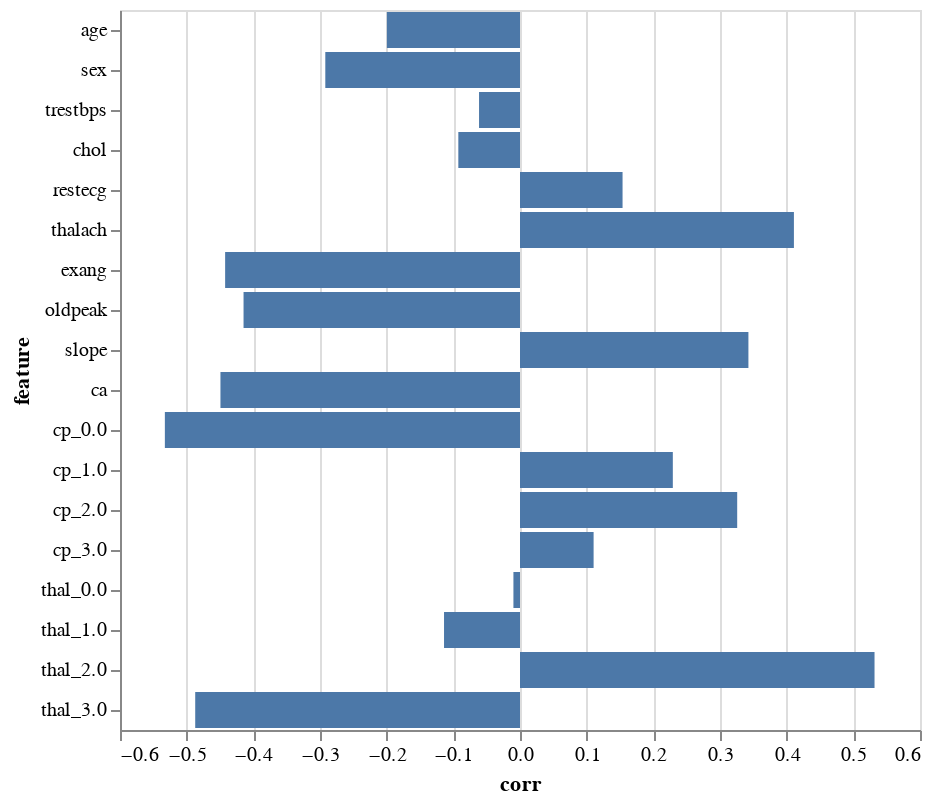

This figure's notebook cell:
### Code cell
statdf = pd.DataFrame({"corr":corr,"feature":newFeatureNames})
statdf

alt.Chart(statdf).mark_bar().encode(
    alt.Y("feature:O",sort=None),
    alt.X("corr:Q"),
    tooltip="corr:Q"
)

### Figure 1 — Vega-Lite specification as saved in the notebook (floating-point values rounded to 4 significant figures)
{"config": {"view": {"continuousWidth": 400, "continuousHeight": 300}}, "data": {"name": "data-6925a2802adbb7a7283c34d35b8fe76a"}, "mark": "bar", "encoding": {"tooltip": {"type": "quantitative", "field": "corr"}, "x": {"type": "quantitative", "field": "corr"}, "y": {"type": "ordinal", "field": "feature", "sort": null}}, "$schema": "https://vega.github.io/schema/vega-lite/v4.0.2.json", "datasets": {"data-6925a2802adbb7a7283c34d35b8fe76a": [{"corr": -0.1997, "feature": "age"}, {"corr": -0.292, "feature": "sex"}, {"corr": -0.06144, "feature": "trestbps"}, {"corr": -0.09251, "feature": "chol"}, {"corr": 0.1538, "feature": "restecg"}, {"corr": 0.4109, "feature": "thalach"}, {"corr": -0.4423, "feature": "exang"}, {"corr": -0.4147, "feature": "oldpeak"}, {"corr": 0.3426, "feature": "slope"}, {"corr": -0.4493, "feature": "ca"}, {"corr": -0.5327, "feature": "cp_0.0"}, {"corr": 0.2292, "feature": "cp_1.0"}, {"corr": 0.3258, "feature": "cp_2.0"}, {"corr": 0.1104, "feature": "cp_3.0"}, {"corr": -0.009865, "feature": "thal_0.0"}, {"corr": -0.114, "feature": "thal_1.0"}, {"corr": 0.5318, "feature": "thal_2.0"}, {"corr": -0.4872, "feature": "thal_3.0"}]}}
